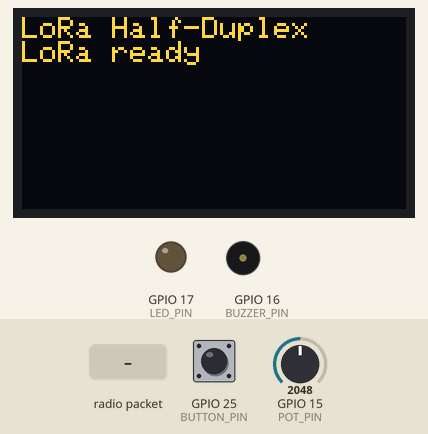
This sketch was run on a simulated ESP32. On the bench: 128×64 one-colour display, output pins drawn as LEDs (lit = HIGH), buzzer (waves = sounding, pin HIGH). The inputs (shaded band) are chosen by the test bench; at power-on: GPIO 25 (BUTTON_PIN) HIGH, GPIO 15 (POT_PIN) = 2048. The OLED is the two-colour kind (top 16 rows yellow); no radio packets arrive unless stated; what the sketch prints to the serial monitor is not drawn.

Above: at 2.3 s.
2.4 s: radio packet "1" arrives
At 3.8 s:
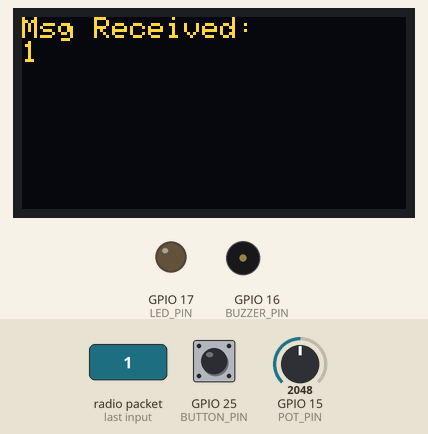
4.1 s: GPIO 25 (BUTTON_PIN) pulled LOW for 0.15 s
At 4.8 s:
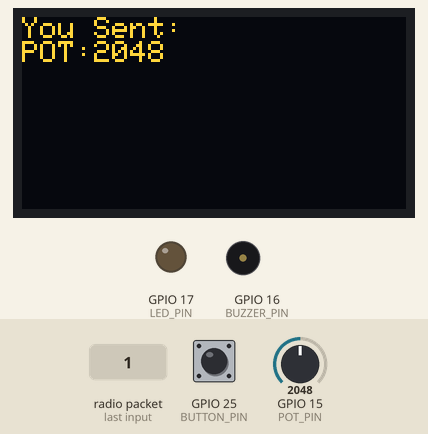
5.7 s: radio packet "0" arrives
At 6.4 s:
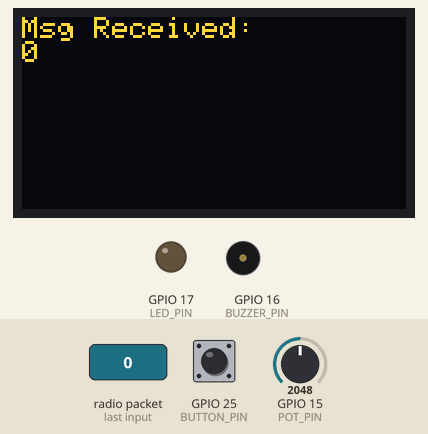
7.2 s: GPIO 25 (BUTTON_PIN) pulled LOW for 1 s
At 8.4 s:
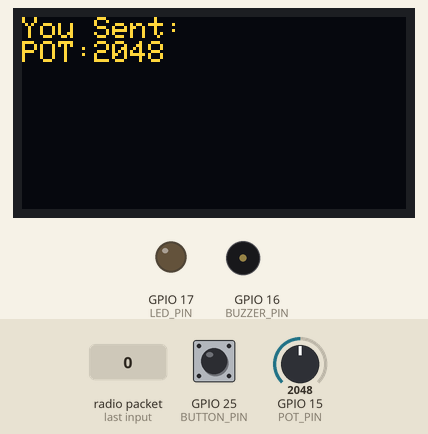
Timing chart, 0 to 10.2 s (numbered marks = the images above; inputs shaded):
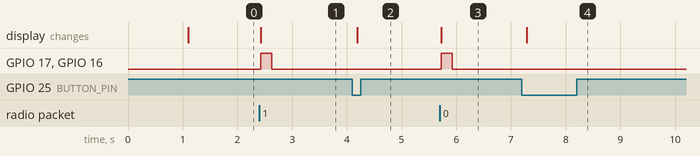

The sketch:

CFL11_LoRa_Half_Dulex_Button_Pot_Tx.ino
```cpp
#include <SPI.h>
#include <LoRa.h>
#include <Wire.h>
#include <Adafruit_GFX.h>
#include <Adafruit_SSD1306.h>

// --- OLED ---
#define SCREEN_WIDTH 128
#define SCREEN_HEIGHT 64
#define OLED_RESET    -1
Adafruit_SSD1306 display(SCREEN_WIDTH, SCREEN_HEIGHT, &Wire, OLED_RESET);

// --- LoRa SX1278 SPI Pins ---
#define LORA_SCK   18
#define LORA_MISO  19
#define LORA_MOSI  23
#define LORA_SS    5
#define LORA_RST   14
#define LORA_DIO0  22

// --- I/O Pins ---
#define LED_PIN     17
#define BUZZER_PIN  16
#define BUTTON_PIN  25
#define POT_PIN     15

// --- Variables ---
bool lastButtonState = HIGH;  // Button unpressed (pull-up)
unsigned long lastDebounceTime = 0;
unsigned long debounceDelay = 50;

void setup() {
  Serial.begin(9600);

  // OLED
  if (!display.begin(SSD1306_SWITCHCAPVCC, 0x3C)) {
    Serial.println("OLED init failed");
    while (true);
  }
  display.clearDisplay();
  display.setTextSize(1);
  display.setTextColor(SSD1306_WHITE);
  display.setCursor(0, 0);
  display.println("LoRa Half-Duplex");
  display.display();

  // Pins
  pinMode(LED_PIN, OUTPUT);
  pinMode(BUZZER_PIN, OUTPUT);
  pinMode(BUTTON_PIN, INPUT_PULLUP);
  pinMode(POT_PIN, INPUT);

  // LoRa
  SPI.begin(LORA_SCK, LORA_MISO, LORA_MOSI, LORA_SS);
  LoRa.setPins(LORA_SS, LORA_RST, LORA_DIO0);
  delay(1000);  // Let LoRa chip settle

  if (!LoRa.begin(433E6)) {
    display.println("LoRa init failed!");
    display.display();
    while (true);
  }

  display.println("LoRa ready");
  display.display();
}

void loop() {
  // --- Check for Button Press ---
  bool currentButtonState = digitalRead(BUTTON_PIN);

  if (lastButtonState == HIGH && currentButtonState == LOW) {
    // Debounce
    if ((millis() - lastDebounceTime) > debounceDelay) {
      sendMessage();
      lastDebounceTime = millis();
    }
  }
  lastButtonState = currentButtonState;

  // --- Check for Incoming Message ---
  int packetSize = LoRa.parsePacket();
  if (packetSize) {
    String incoming = "";
    while (LoRa.available()) {
      incoming += (char)LoRa.read();
    }
    displayMessage(incoming);
    notifyUser();
  }
}

// === Function to Send Message ===
void sendMessage() {
  int potValue = analogRead(POT_PIN);  // 0–4095
  String message = "POT:" + String(potValue);

  Serial.println("Sending: " + message);

  LoRa.beginPacket();
  LoRa.print(message);
  LoRa.endPacket();

  // Display on OLED
  display.clearDisplay();
  display.setCursor(0, 0);
  display.println("You Sent:");
  display.println(message);
  display.display();
}

// === Display Incoming Message ===
void displayMessage(String msg) {
  Serial.println("Received: " + msg);

  display.clearDisplay();
  display.setCursor(0, 0);
  display.println("Msg Received:");
  display.println(msg);
  display.display();
}

// === Flash LED & Buzzer ===
void notifyUser() {
  digitalWrite(LED_PIN, HIGH);
  digitalWrite(BUZZER_PIN, HIGH);
  delay(200);
  digitalWrite(LED_PIN, LOW);
  digitalWrite(BUZZER_PIN, LOW);
}
```

Measured:
- after the input at 2.4 s, GPIO 17 (LED_PIN), GPIO 16 (BUZZER_PIN): LOW → HIGH at once, → LOW 0.20 s later; the display: changes at once (image 1)
- after the input at 4.1 s, the display: changes after 0.09 s (image 2)
- after the input at 5.7 s, GPIO 17 (LED_PIN), GPIO 16 (BUZZER_PIN): LOW → HIGH at once, → LOW 0.20 s later; the display: changes at once (image 3)
- after the input at 7.2 s, the display: changes after 0.09 s (image 4)
